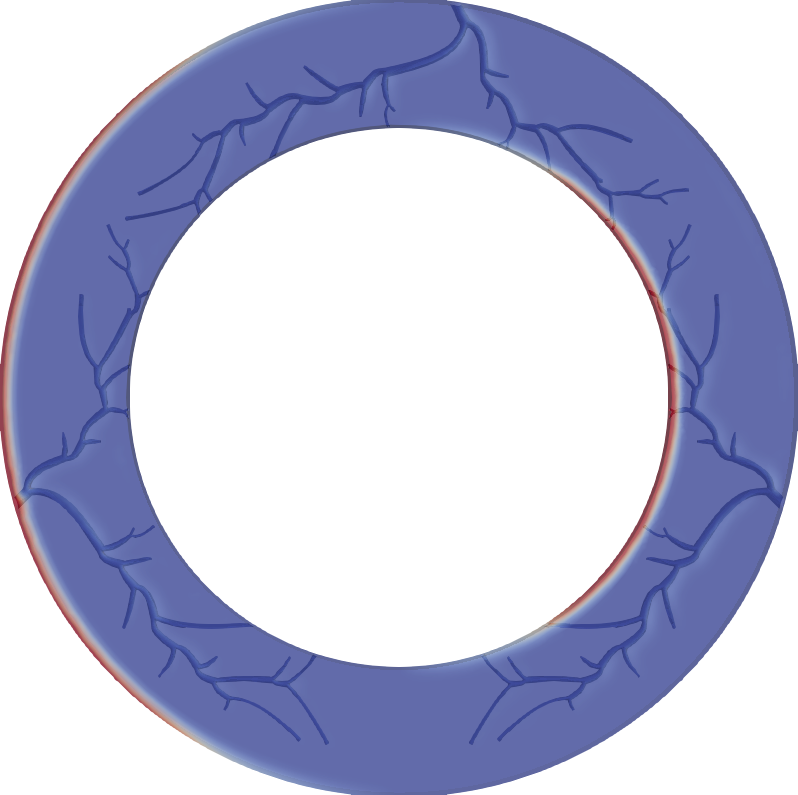
#> input picture figures/source_panels/simu2_t1.png, 798 x 795 px, found by its file name; the run also reads 1 picture not shown here
$ python Simulation3.py
#> lines starting #> are read from the running program, lines starting #| are printed output that depends on the picture
from pathlib import Path
import matplotlib.pyplot as plt
import numpy as np
import matplotlib.image as mpimg
import matplotlib.gridspec as gridspec

imgV1 = mpimg.imread('simu2_t1.png')
#> imgV1 is the input picture: shape (795, 798, 3) float32; mean R, G, B 0.737, 0.749, 0.849
imgV2 = mpimg.imread('simu2_t5.png')
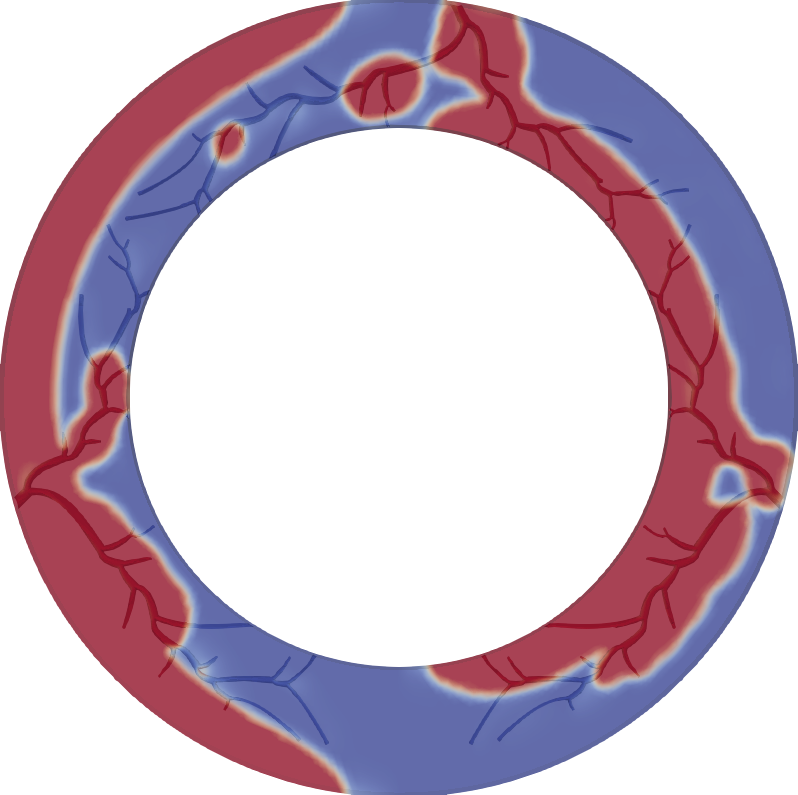
#> input picture figures/source_panels/simu2_t5.png, 798 x 795 px, found by its file name
#> imgV2 is the input picture: shape (795, 798, 3) float32; mean R, G, B 0.801, 0.724, 0.784
imgV3 = mpimg.imread('simu2_t9.png')
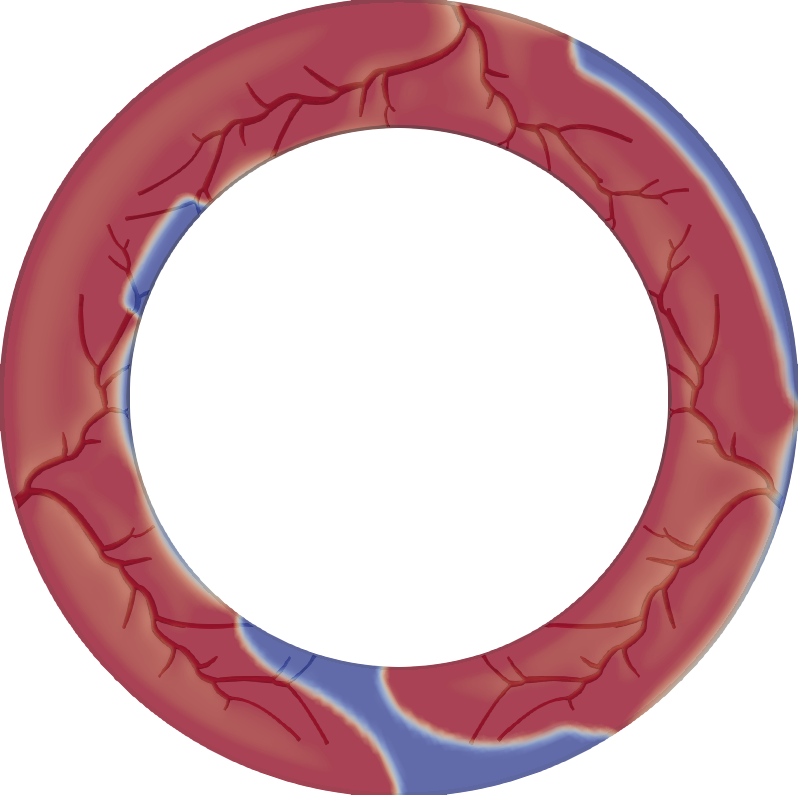
#> input picture figures/source_panels/simu2_t9.png, 798 x 795 px, found by its file name
#> imgV3 is the input picture: shape (795, 798, 3) float32; mean R, G, B 0.845, 0.707, 0.731
imgV4 = mpimg.imread('simu2_t1_4v.png')
imgV5 = mpimg.imread('simu2_t5_4v.png')
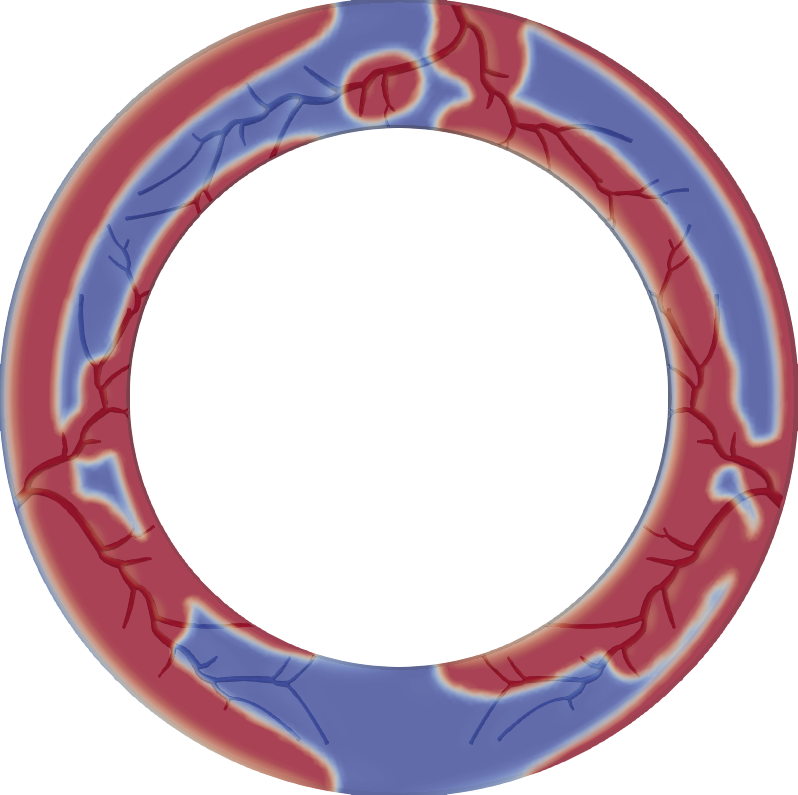
#> input picture figures/source_panels/simu2_t5_4v.png, 798 x 795 px, found by its file name
#> imgV5 is the input picture: shape (795, 798, 3) float32; mean R, G, B 0.819, 0.737, 0.783
imgV6 = mpimg.imread('simu2_t9_4v.png')
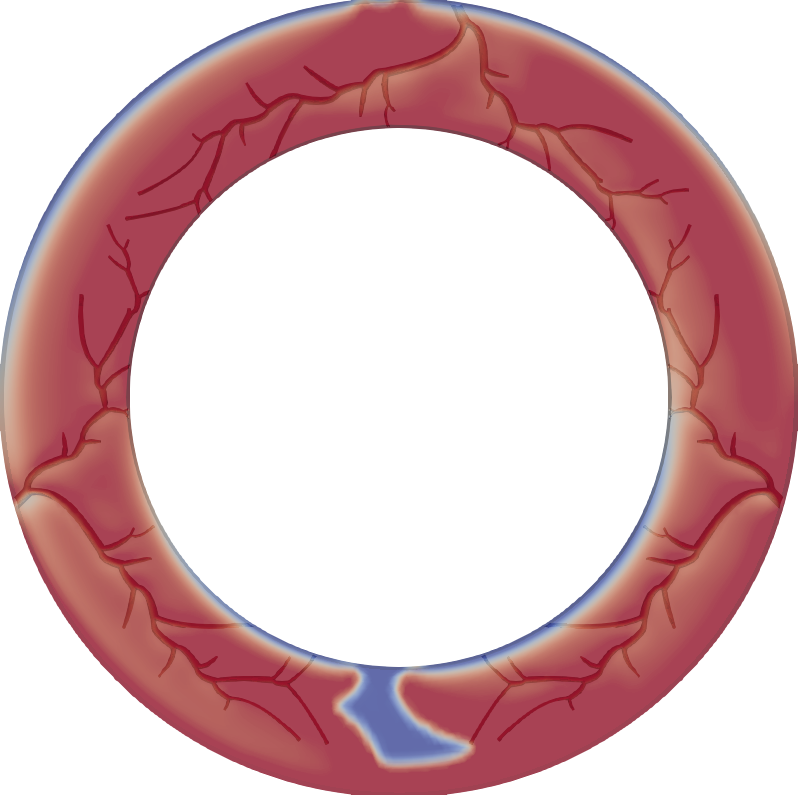
#> input picture figures/source_panels/simu2_t9_4v.png, 798 x 795 px, found by its file name
#> imgV6 is the input picture: shape (795, 798, 3) float32; mean R, G, B 0.857, 0.719, 0.734
plt.style.use(Path(__file__).resolve().parent / 'PlotStyle.mplstyle')
fig = plt.figure()
gs = gridspec.GridSpec(2, 3, wspace = 0, hspace = 0)
ax1 = fig.add_subplot(gs[0, 0])
ax1.text(.05,.95,'a', horizontalalignment='left', verticalalignment='top',transform=ax1.transAxes, weight='bold')
ax1.text(.05,.05,'t = 1 ms', horizontalalignment='left', verticalalignment='center',transform=ax1.transAxes, fontsize=9)
ax2 = fig.add_subplot(gs[0, 1], sharey=ax1)
ax2.text(.05,.95,'b', horizontalalignment='left', verticalalignment='top',transform=ax2.transAxes, weight='bold')
ax2.text(.05,.05,'t = 5 ms', horizontalalignment='left', verticalalignment='center',transform=ax2.transAxes, fontsize=9)
ax3 = fig.add_subplot(gs[0, 2], sharey=ax1)
ax3.text(.05,.95,'c', horizontalalignment='left', verticalalignment='top', transform=ax3.transAxes, weight='bold')
ax3.text(.05,.05,'t = 9 ms', horizontalalignment='left', verticalalignment='center', transform=ax3.transAxes, fontsize=9)
ax4 = fig.add_subplot(gs[1, 0], sharey=ax1)
ax4.text(.05,.95,'d', horizontalalignment='left', verticalalignment='top',transform=ax4.transAxes, weight='bold')
ax4.text(.05,.05,'t = 1 ms', horizontalalignment='left', verticalalignment='center',transform=ax4.transAxes, fontsize=9)
ax5 = fig.add_subplot(gs[1, 1], sharex=ax1)
ax5.text(.05,.95,'e', horizontalalignment='left', verticalalignment='top',transform=ax5.transAxes, weight='bold')
ax5.text(.05,.05,'t = 5 ms', horizontalalignment='left', verticalalignment='center',transform=ax5.transAxes, fontsize=9)
ax6 = fig.add_subplot(gs[1, 2], sharex=ax2, sharey = ax5)
ax6.text(.05,.95,'f', horizontalalignment='left', verticalalignment='top',transform=ax6.transAxes, weight='bold')
ax6.text(.05,.05,'t = 9 ms', horizontalalignment='left', verticalalignment='center',transform=ax6.transAxes, fontsize=9)
axs = [ax1, ax2, ax3, ax4, ax5, ax6]
for ax in axs:
    ax.set_xticks([])
    ax.set_yticks([])
ax1.imshow(imgV1)
ax2.imshow(imgV2)
ax3.imshow(imgV3)
ax4.imshow(imgV4)
ax5.imshow(imgV5)
ax6.imshow(imgV6)
# [10 lines of commented-out code are left out]
plt.savefig("Simulation3.pdf", dpi=1200)
